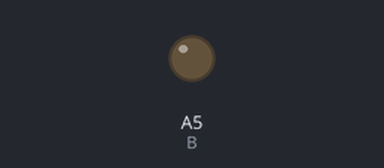
Bench run of a sketch on a simulated Arduino Nano, built with avr-gcc and run on an emulated ATmega328P. Parts: output pins drawn as LEDs (lit = HIGH).

Above: at 0.5 s.
At 6.2 s:
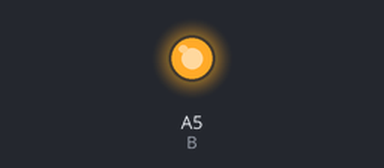
Timing chart, 0 to 8.1 s (numbered marks = the images above):
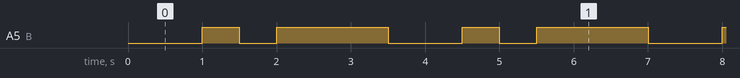

The sketch:

RGB.ino
```cpp
#define R A7
#define G A6
#define B A5

void setup()
{
  pinMode(R,OUTPUT);
  pinMode(G,OUTPUT);
  pinMode(B,OUTPUT);
  digitalWrite(R,LOW);
  digitalWrite(G,LOW);
  digitalWrite(B,LOW);
}

void loop() {
  // put your main code here, to run repeatedly:
  //blink();
  //blinkYellow();
  rainbowColors();
}

void blink()
{
  digitalWrite(R,HIGH);
  delay(3000);
  digitalWrite(R,LOW);
  digitalWrite(G,HIGH);
  delay(3000);
  digitalWrite(G,LOW);
  digitalWrite(B,HIGH);
  delay(3000);
  digitalWrite(B,LOW);
  digitalWrite(R,HIGH);
  digitalWrite(G,HIGH);
  delay(3000);
  digitalWrite(R,LOW);
  digitalWrite(G,LOW);
}

void blinkYellow()
{
  digitalWrite(R,HIGH);
  digitalWrite(G,HIGH);
  digitalWrite(B,LOW);
  delay(500);
  digitalWrite(R,LOW);
  digitalWrite(G,LOW);
  delay(500);
}

void rainbowColors()
{
  rgbColor(255,0,0); // red
  delay(500);
  rgbColor(0,255,0); // green
  delay(500);
  rgbColor(0,0,255); // blue
  delay(500);
  rgbColor(255,255,0); // yellow
  delay(500);
  rgbColor(255,0,255); // rose
  delay(500);
  rgbColor(0,255,255); // cyan
  delay(500);
  rgbColor(255,255,255); // white
  delay(500);
}

void rgbColor(int Red, int Green, int Blue)
{
  analogWrite(R,Red);
  analogWrite(G,Green);
  analogWrite(B,Blue);
}
```

Measured:
- by itself, A5 (B): repeats every 3.5 s: LOW 0.50 s, HIGH 1.5 s, LOW 1.0 s, HIGH 0.50 s
- by itself, everything shown: repeats every 3.5 s, in 4 steps
